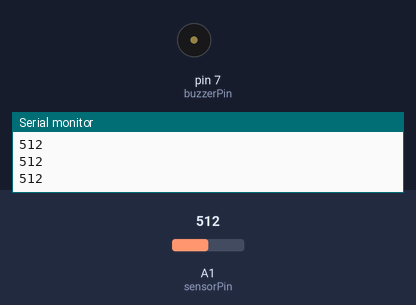
A sketch run on a simulated Arduino Uno, built with avr-gcc and run on an emulated ATmega328P. Shown: buzzer (waves = sounding, pin HIGH), the last lines printed to the serial monitor. Inputs (shaded band) come from the test bench; at power-on: A1 (sensorPin) = 512.

Above: at 1.2 s.
1.3 s: A1 (sensorPin) set to 211
2.8 s: A1 (sensorPin) set to 190
At 3.1 s:
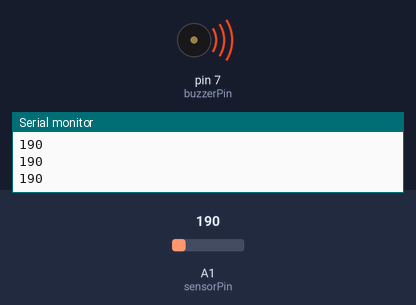
4.3 s: A1 (sensorPin) set to 210
At 5.5 s:
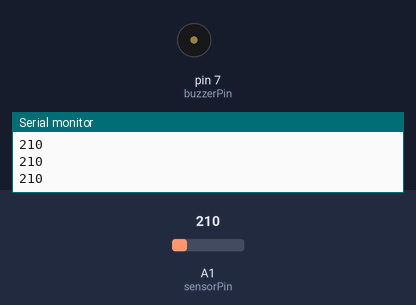
5.8 s: A1 (sensorPin) set to 122
At 6.9 s:
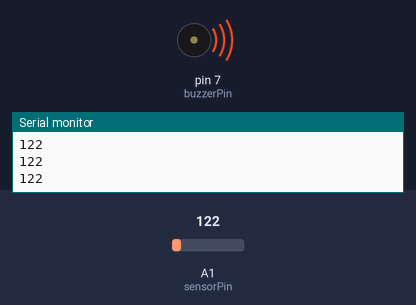
Timing chart, 0 to 8.3 s (numbered marks = the images above; inputs shaded):
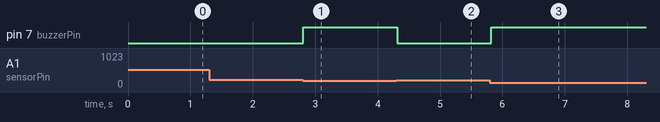

Measured:
- the behaviour switches between 200 and 199 on A1 (sensorPin) (found by bisection; images 0 and 1)
- after the input at 2.8 s, pin 7 (buzzerPin): LOW → HIGH at once
- after the input at 4.3 s, pin 7 (buzzerPin): HIGH → LOW at once
- after the input at 5.8 s, pin 7 (buzzerPin): LOW → HIGH at once

The sketch:

piezo1.ino
```cpp
int sensorPin = A1;
int buzzerPin = 7;

void setup()
{
  pinMode(sensorPin, INPUT);
  pinMode(buzzerPin, HIGH);
  Serial.begin(9600);
}

void loop()
{
  int value = analogRead(sensorPin);
  Serial.println(value);

  if (value < 200) {
    digitalWrite(buzzerPin, HIGH);
  } else {
    digitalWrite(buzzerPin, LOW);
  }

  delay(100);
}
```
